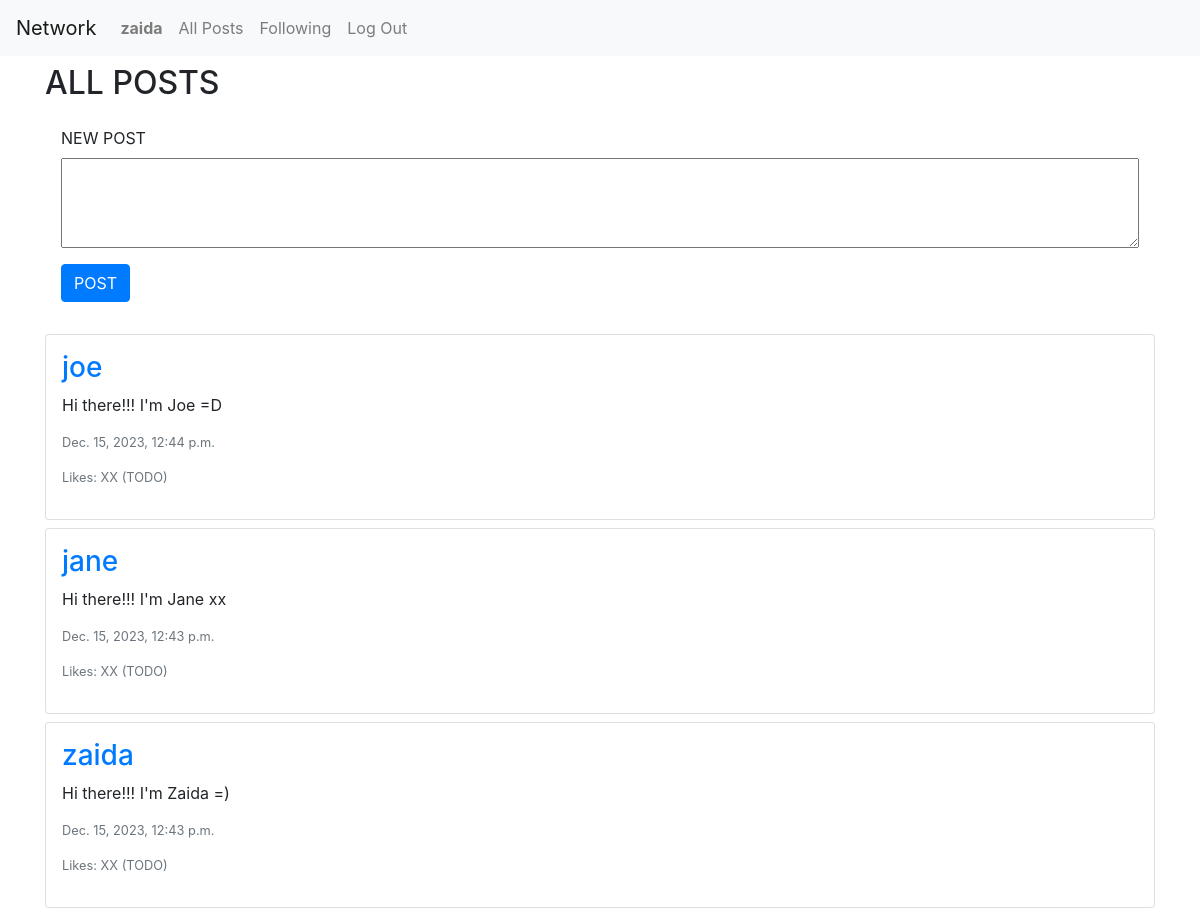
/ (signed in), run on the app's committed database.
### network/models.py (models this page shows, shortened)
class User(AbstractUser):
    pass

class Post(models.Model):
    author = models.ForeignKey(User, on_delete=models.CASCADE, related_name='posts')
    body = models.CharField(max_length=255)
    timestamp = models.DateTimeField(auto_now_add=True)

### network/views.py (the view)
# urls.py: path("", views.index, name="index"),
def index(request):
    posts = Post.objects.all().order_by('id').reverse()
    paginator = Paginator(posts, 10)
    page_number = request.GET.get('page')
    page_obj = paginator.get_page(page_number)
    return render(request, "network/index.html", {
        'posts': posts,
        'page_obj': page_obj
    })

### network/templates/network/index.html (shortened to what this page needs)
{% extends "network/layout.html" %} {% block body %}
<div class="container pt-2">
  <h2>ALL POSTS</h2>
  {% if user.is_authenticated %}
  <form
    action="{% url 'compose' %}"
    method="post"
    id="compose-form"
    class="d-flex flex-column p-3"
  >
    <div class="form-group d-flex flex-column">
      <label for="compose-body">NEW POST</label>
      <textarea
        name="compose-body"
        id="compose-body"
        cols="30"
        rows="3"
        class="p-2"
      >
      </textarea>
    </div>
    <div class="form-group">
      <input type="submit" class="btn btn-primary" value="POST" />
    </div>
  </form>
  {% endif %}
  <div id="all-posts">
    {% for post in page_obj %}
    <div class="card mb-2 p-3">
      <h3>
        <a href="{% url 'profile' user_id=post.author.id %}"
          >{{ post.author }}</a
        >
      </h3>
      <p>{{ post.body }}</p>
      <p class="text-secondary lh-1 small">{{ post.timestamp }}</p>
      <p class="text-secondary lh-1 small">Likes: XX (TODO)</p>
    </div>
    {% empty %}
    <h3>No posts available</h3>
    {% endfor %}
  </div>
</div>
{% endblock %}

### network/templates/network/layout.html (shortened to what this page needs)
{% load static %}
<!DOCTYPE html>
<html lang="en">
  <head>
    <link
      rel="stylesheet"
      href="https://stackpath.bootstrapcdn.com/bootstrap/4.4.1/css/bootstrap.min.css"
    />
    <link href="{% static 'network/styles.css' %}" rel="stylesheet" />
  </head>
  <body>
    <nav class="navbar navbar-expand-lg navbar-light bg-light">
      <a class="navbar-brand" href="{% url 'index' %}">Network</a>
      <div>
        <ul class="navbar-nav mr-auto">
          {% if user.is_authenticated %}
          <li class="nav-item">
            <a class="nav-link" href="{% url 'profile' user_id=user.id %}"
              ><strong>{{ user.username }}</strong></a
            >
          </li>
          {% endif %}
          <li class="nav-item">
            <a class="nav-link" href="{% url 'index' %}">All Posts</a>
          </li>
          {% if user.is_authenticated %}
          <li class="nav-item">
            <a class="nav-link" href="{% url 'following' %}">Following</a>
          </li>
          <li class="nav-item">
            <a class="nav-link" href="{% url 'logout' %}">Log Out</a>
          </li>
          {% endif %}
        </ul>
      </div>
    </nav>
    <div class="body">{% block body %} {% endblock %}</div>
  </body>
</html>

### data on the page
User: username "zaida"
Post: author "joe", body "Hi there!!! I'm Joe =D", timestamp "Dec. 15, 2023, 12:44 p.m."
Post: author "jane", body "Hi there!!! I'm Jane xx", timestamp "Dec. 15, 2023, 12:43 p.m."
Post: author "zaida", body "Hi there!!! I'm Zaida =)", timestamp "Dec. 15, 2023, 12:43 p.m."
